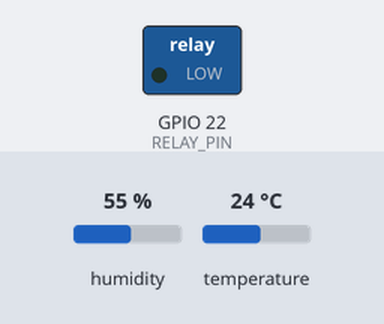
Recording of a sketch running on a simulated ESP32. Parts: switched loads named in the sketch (green lamp = pin HIGH). The test bench sets the inputs (shaded band); at power-on: temperature 24 °C, humidity 55 %. WiFi joins after 1.5 s; servers stay silent unless stated; uploads are accepted with an empty reply; what the sketch prints to the serial monitor is not drawn.

Above: at 2.7 s.
2.8 s: temperature set to 25.5 °C
At 4.5 s:
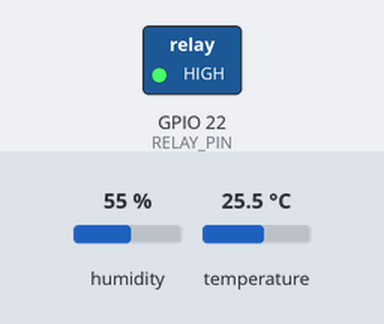
5.6 s: temperature set to 12 °C
At 8.4 s:
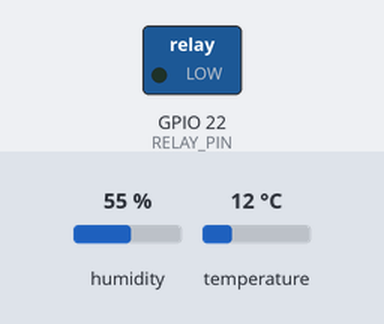
9.2 s: temperature set to 28 °C
At 10.1 s:
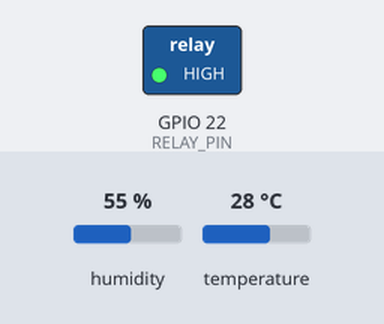
Timing chart, 0 to 12.2 s (numbered marks = the images above; inputs shaded):
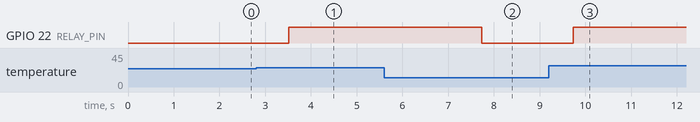

The sketch:

sketch.ino
```cpp
#include <WiFi.h>
#include <DHT.h>
#include <HTTPClient.h>

#define DHTPIN 23
#define DHTTYPE DHT22
#define RELAY_PIN 22

// Firebase REST Endpoint URL
const String FIREBASE_URL = "https://smart-agribox-2026-default-rtdb.asia-southeast1.firebasedatabase.app/AgriBox_Status.json?auth=Ov5Mgp1svU6rxpQmivehytuAPwnHcJj0ZS8U6YP3";

// --- REPLACE WITH YOUR ACTUAL LOCAL WI-FI DETAILS ---
const char* ssid = "GFiber_B7EC9";       // Put your Wi-Fi name here
const char* password = "80739362"; // Put your Wi-Fi password here

DHT dht(DHTPIN, DHTTYPE);
const float TEMP_THRESHOLD = 25.0;

unsigned long lastTransmitTime = 0;
const unsigned long transmitInterval = 5000;

// Forward declarations
void connectToWiFi();
int calculateTimeToSpoil(float temp, float hum);
void streamDataToFirebase(float temp, float hum, int spoilTime);

void setup() {
  Serial.begin(115200);
  pinMode(RELAY_PIN, OUTPUT);
  digitalWrite(RELAY_PIN, LOW);

  dht.begin();
  connectToWiFi();
  Serial.println("Smart-AgriBox Light-Node Ready.");
}

void loop() {
  if (WiFi.status() != WL_CONNECTED) {
    connectToWiFi();
  }

  float humidity = dht.readHumidity();
  float temperature = dht.readTemperature();

  if (isnan(humidity) || isnan(temperature)) {
    Serial.println("Failed to read from DHT sensor!");
    delay(2000);
    return;
  }

  // Local Automation Control Loop
  if (temperature > TEMP_THRESHOLD) {
    digitalWrite(RELAY_PIN, HIGH); // Turn Peltier ON
    Serial.println("[ALERT] Temperature high! Activating Peltier Cooling...");
  } else {
    digitalWrite(RELAY_PIN, LOW);  // Turn Peltier OFF
    Serial.println("[STATUS] Climate stable. Cooling deactivated.");
  }

  // Non-blocking transmission timer
  if (millis() - lastTransmitTime >= transmitInterval) {
    lastTransmitTime = millis();
    int minutesToSpoil = calculateTimeToSpoil(temperature, humidity);
    streamDataToFirebase(temperature, humidity, minutesToSpoil);
  }

  delay(2000); // 2 second sampling delay
}

void connectToWiFi() {
  Serial.print("Connecting to Wi-Fi Network: ");
  Serial.println(ssid);
  WiFi.begin(ssid, password);
  int attempts = 0;
  while (WiFi.status() != WL_CONNECTED && attempts < 10) {
    delay(500);
    Serial.print(".");
    attempts++;
  }
  if (WiFi.status() == WL_CONNECTED) {
    Serial.println("\n[CONNECTED] IP Address assigned: " + WiFi.localIP().toString());
  } else {
    Serial.println("\n[ERROR] Wi-Fi Timeout.");
  }
}

int calculateTimeToSpoil(float temp, float hum) {
  if (temp > 35) return 90;
  if (temp > 30) return 180;
  if (temp > 25) return 360;
  return 1440;
}

void streamDataToFirebase(float temp, float hum, int spoilTime) {
  Serial.println("\n>>> [CLOUD SYNC] Pushing Live Telemetry to Firebase Database...");
  HTTPClient http;
  http.begin(FIREBASE_URL);
  http.addHeader("Content-Type", "application/json");

  String jsonPayload = "{\"temperature\":" + String(temp, 1) +
                       ",\"humidity\":" + String(hum, 1) +
                       ",\"timeToSpoil\":" + String(spoilTime) + "}";

  int httpResponseCode = http.PATCH(jsonPayload);
  if (httpResponseCode > 0) {
    Serial.print("    [SUCCESS] Firebase Response Code: ");
    Serial.println(httpResponseCode);
    if (httpResponseCode == 200) {
      Serial.println("    [FIREBASE LOG] Tree synchronized cleanly.");
    }
  } else {
    Serial.print("    [ERROR] REST Transmission failed: ");
    Serial.println(HTTPClient::errorToString(httpResponseCode));
  }
  http.end();
}
```

Measured:
- the behaviour switches between 25 and 25.1 °C on temperature (found by bisection; images 0 and 1)
- after the input at 2.8 s, GPIO 22 (RELAY_PIN): LOW → HIGH after 0.72 s
- after the input at 5.6 s, GPIO 22 (RELAY_PIN): HIGH → LOW after 2.1 s
- after the input at 9.2 s, GPIO 22 (RELAY_PIN): LOW → HIGH after 0.54 s
